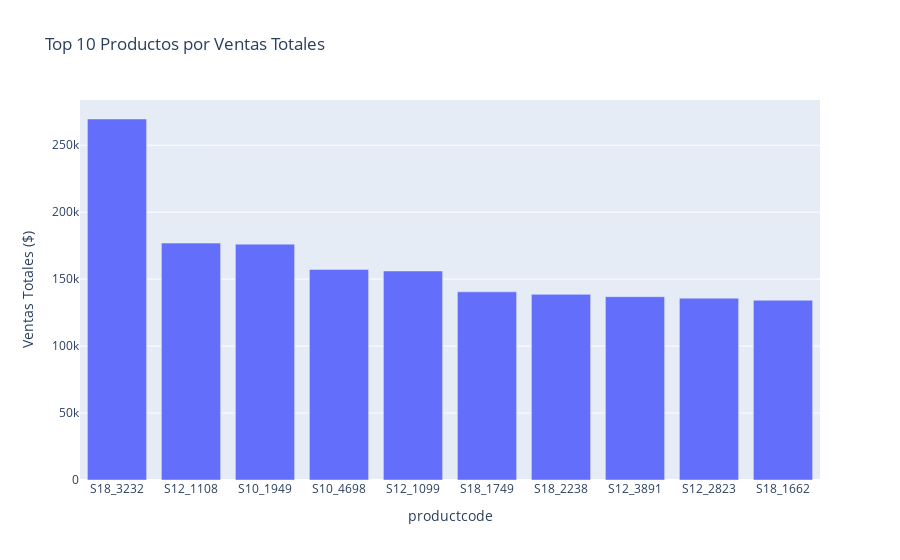

The cell this chart's notebook holds for it:
### Markdown cell above
## 2. Top 10 Productos por Ventas Totales

### Code cell
# Calcular ventas por producto
ventas_por_producto = df.groupby('productcode')['sales_amount'].sum().sort_values(ascending=False).head(10).reset_index()

# Gráfico interactivo
fig = px.bar(ventas_por_producto, x='productcode', y='sales_amount', title='Top 10 Productos por Ventas Totales', labels={'sales_amount': 'Ventas Totales ($)', 'productCode': 'Código de Producto'})
fig.show()

### Figure 1 — Plotly figure (JSON) as saved in the notebook; plotly's stock layout.template omitted (floating-point values rounded to 4 significant figures)
{"data": [{"hovertemplate": "productcode=%{x}<br>Ventas Totales ($)=%{y}<extra></extra>", "legendgroup": "", "marker": {"color": "#636efa", "pattern": {"shape": ""}}, "name": "", "orientation": "v", "showlegend": false, "textposition": "auto", "type": "bar", "x": ["S18_3232", "S12_1108", "S10_1949", "S10_4698", "S12_1099", "S18_1749", "S18_2238", "S12_3891", "S12_2823", "S18_1662"], "xaxis": "x", "y": [269600.0, 176900.0, 176100.0, 157300.0, 156100.0, 140500.0, 138600.0, 136900.0, 135800.0, 134300.0], "yaxis": "y"}], "layout": {"barmode": "relative", "legend": {"tracegroupgap": 0}, "title": {"text": "Top 10 Productos por Ventas Totales"}, "xaxis": {"anchor": "y", "domain": [0, 1], "title": {"text": "productcode"}}, "yaxis": {"anchor": "x", "domain": [0, 1], "title": {"text": "Ventas Totales ($)"}}}}
